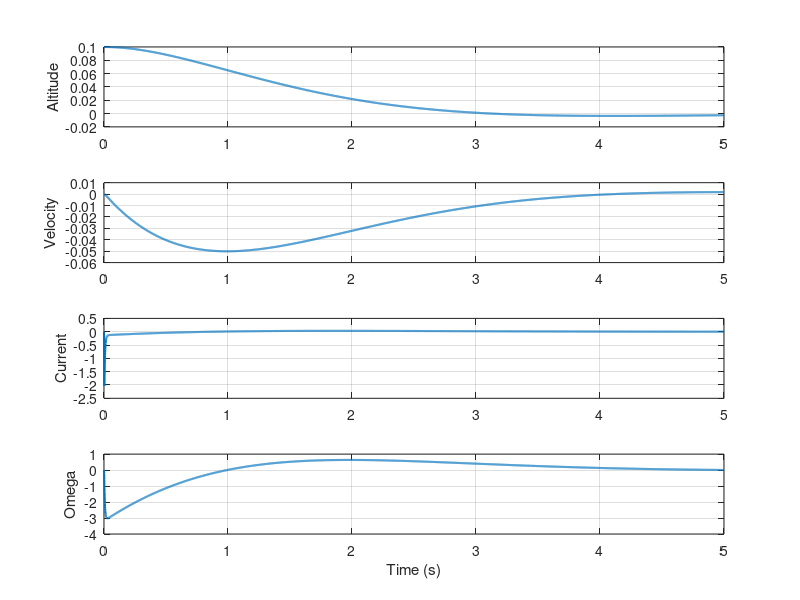

This chart was generated by the following MATLAB code: (Note: this script raises an error after producing the figure.)
clc;
clear;
close all;

%% Assign Parameters

m = 1;
g = 9.81;

Rm = 0.5;      % Motor resistance
L = 1e-3;

K_t = 0.02;
K_e = 0.02;

J = 1e-4;

b = 1e-5;

K_f = 1e-5;
K_q = 1e-6;

%% Compute equilibrium states

omega_e = sqrt((m*g)/(4*K_f));
omega_e_rpm = omega_e*60/(2*pi);

i_e = (b*omega_e + K_q*omega_e^2)/(K_t);

u_e = Rm*i_e + K_e*omega_e;

%% Linearized system

A = [0 1 0 0;
     0 0 0 (8*K_f/m)*omega_e;
     0 0 -Rm/L -K_e/L;
     0 0 K_t/J (-b/J - 2*K_q*omega_e/J)];

B = [0;
     0;
     1/L;
     0];

C = [1 0 0 0];
D = 0;

sys = ss(A,B,C,D);

%% Analysis

disp('Open-loop poles:')
eig(A)

Co = ctrb(A,B);
disp('Controllability rank:')
rank(Co)

Ob = obsv(A,C);
disp('Observability rank:')
rank(Ob)

%% LQR

Q = diag([1000 100 1 1]);
R_lqr = 1;

K = lqr(A,B,Q,R_lqr)

%% Closed-loop system

Acl = A - B*K;

disp('Closed-loop poles:')
eig(Acl)

sys_cl = ss(Acl,B,C,D);

%% Initial Condition Response

t = 0:0.001:5;

x0 = [0.1;
      0;
      0;
      0];

[y,t,x] = initial(sys_cl,x0,t);

figure
subplot(4,1,1)
plot(t,x(:,1),'LineWidth',1.5)
grid on
ylabel('Altitude')

subplot(4,1,2)
plot(t,x(:,2),'LineWidth',1.5)
grid on
ylabel('Velocity')

subplot(4,1,3)
plot(t,x(:,3),'LineWidth',1.5)
grid on
ylabel('Current')

subplot(4,1,4)
plot(t,x(:,4),'LineWidth',1.5)
grid on
ylabel('Omega')
xlabel('Time (s)')

sgtitle('LQR Initial Condition Response')

%% Control Effort

u = -K*x';

figure
plot(t,u,'LineWidth',1.5)
grid on
xlabel('Time (s)')
ylabel('Voltage Perturbation')
title('LQR Control Effort')

%% Observer Design

observer_poles = [-20 -25 -30 -35];

Lobs = place(A',C',observer_poles)'

%% Observer Error Dynamics

Aobs = A - Lobs*C;

disp('Observer poles:')
eig(Aobs)

%% Observer Error Simulation

e0 = [0.1;
      0.1;
      1;
      10];

sys_obs = ss(Aobs,[],eye(4),[]);

[e,tobs] = initial(sys_obs,e0,t);

figure
subplot(4,1,1)
plot(tobs,e(:,1),'LineWidth',1.5)
grid on
ylabel('e_x')

subplot(4,1,2)
plot(tobs,e(:,2),'LineWidth',1.5)
grid on
ylabel('e_v')

subplot(4,1,3)
plot(tobs,e(:,3),'LineWidth',1.5)
grid on
ylabel('e_i')

subplot(4,1,4)
plot(tobs,e(:,4),'LineWidth',1.5)
grid on
ylabel('e_\omega')
xlabel('Time (s)')

sgtitle('Observer Error Convergence')

%% Step Response (Disturbance Input)

figure
step(sys_cl,5)
grid on
title('Closed-Loop Step Response')
ylabel('Altitude')
